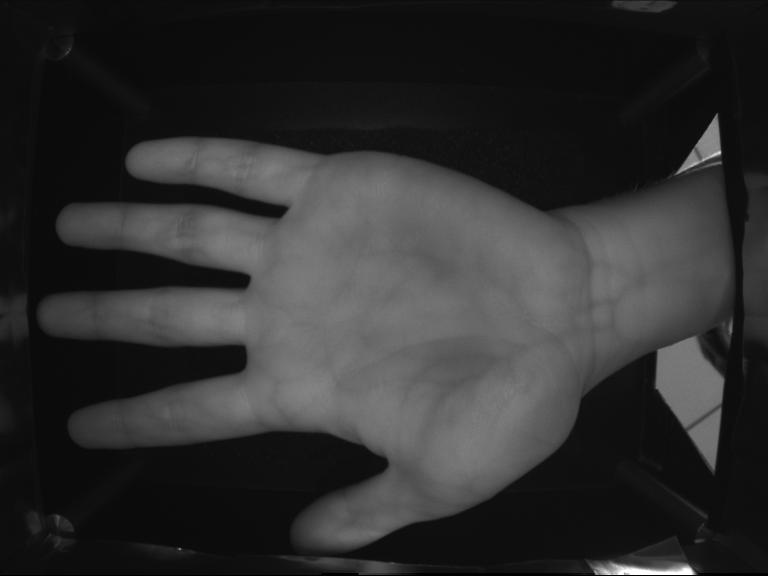
#> input picture resources/images/selected_image.jpg, 768 x 576 px
$ python -i dataprocessor.py   (imports and definitions only)
#> lines starting #> are read from the running program, lines starting #| are printed output that depends on the picture; after the words box and inside, x2 and y2 are one past the last pixel; in counts of white or black regions, pixels touching at a corner belong together
import cv2
import numpy as np

class HandGeometryProcessor:
    @staticmethod
    def extract_features(image_path):
        # Read and preprocess the image
        image = cv2.imread(image_path, cv2.IMREAD_GRAYSCALE)
#> image is the input picture: shape (576, 768); min 0, max 255, mean 47.1
        cropped_image = image[:, :image.shape[1] - 120]
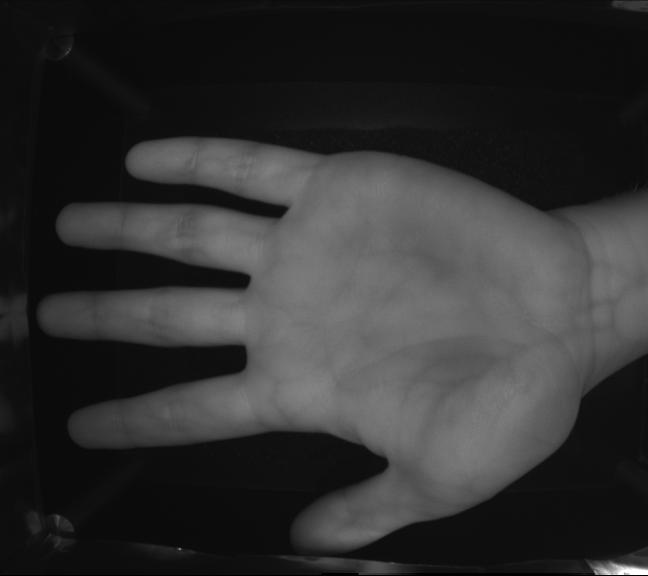
#> cropped_image: shape (576, 648); min 0, max 255, mean 48.5
        blurred = cv2.GaussianBlur(cropped_image, (5, 5), 0)
        _, thresholded = cv2.threshold(blurred, 50, 255, cv2.THRESH_BINARY)
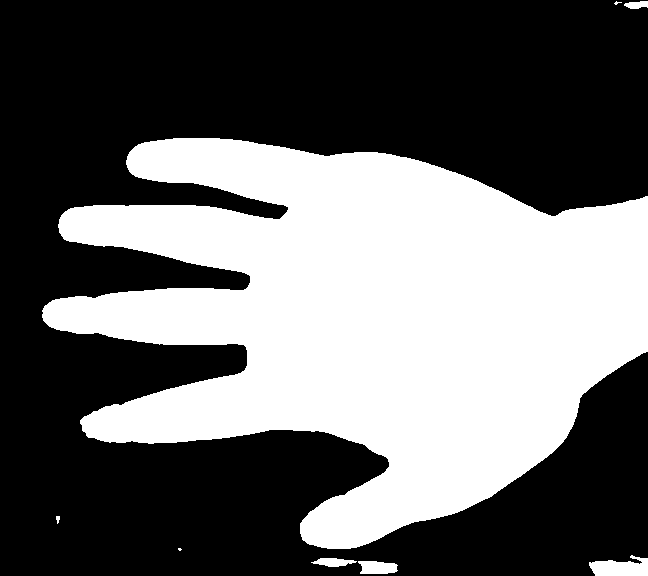
#> thresholded: shape (576, 648); 39.8% white; 8 white regions (2 under 20 px)
        contours, _ = cv2.findContours(thresholded, cv2.RETR_EXTERNAL, cv2.CHAIN_APPROX_SIMPLE)
#> contours = 8 contours, 3 with area under 20; largest, box (x1, y1, x2, y2) and area: (42, 138, 648, 549) 145492, (589, 555, 648, 576) 786, (358, 561, 398, 574) 381, (311, 558, 357, 567) 220, (624, 1, 648, 9) 116
        largest_contour = max(contours, key=cv2.contourArea)
#> largest_contour = contour of 1043 points, box (x1, y1, x2, y2) (42, 138, 648, 549), area 145492

        # Extract geometric features
        contour_area = cv2.contourArea(largest_contour)
#> contour_area = 145492.5
        contour_perimeter = cv2.arcLength(largest_contour, True)
#> contour_perimeter = 2992.1

        convex_hull = cv2.convexHull(largest_contour)
#> convex_hull = contour of 37 points, box (x1, y1, x2, y2) (42, 138, 648, 549), area 189614
        hull_area = cv2.contourArea(convex_hull)
#> hull_area = 189614.5
        solidity = contour_area / hull_area if hull_area != 0 else 0
#> solidity = 0.767

        x, y, w, h = cv2.boundingRect(largest_contour)
#> x = 42; y = 138; w = 606; h = 411
        aspect_ratio = w / h if h != 0 else 0
#> aspect_ratio = 1.47

        hull_indices = cv2.convexHull(largest_contour, returnPoints=False)
#> hull_indices = 37 values, max 1042 at index 0, min 0 at index 36, mean 513.5
        defects = cv2.convexityDefects(largest_contour, hull_indices) if hull_indices is not None else None
#> defects = 31 rows, first 6: [0, 4, 1, 222], [4, 6, 5, 217], [6, 8, 7, 210], [8, 12, 9, 162], [12, 14, 13, 142], [14, 140, 97, 38779]
        num_defects = len(defects) if defects is not None else 0
#> num_defects = 31
        avg_defect_depth = (
            sum([d[0][3] for d in defects]) / num_defects if defects is not None and num_defects > 0 else 0
        )
#> avg_defect_depth = 6053.8

        moments = cv2.moments(largest_contour)
#> moments = moments, m00 145492.5, centre m10/m00, m01/m00 = (372.8, 317.9)
        centroid_x = moments["m10"] / moments["m00"] if moments["m00"] != 0 else 0
#> centroid_x = 372.8
        centroid_y = moments["m01"] / moments["m00"] if moments["m00"] != 0 else 0
#> centroid_y = 317.9

        return np.array(
            [
                contour_area, contour_perimeter, hull_area, solidity, w, h, aspect_ratio,
                num_defects, avg_defect_depth, centroid_x, centroid_y
            ],
            dtype=np.float32,
        )

>>> result = HandGeometryProcessor().extract_features('../../resources/images/selected_image.jpg')
#> result = [145492.5, 2992.1, 189614.5, 0.767, 606, 411, 1.47, 31, 6053.8, 372.8, 317.9]

$ run again, on resources/images/defect_image.png
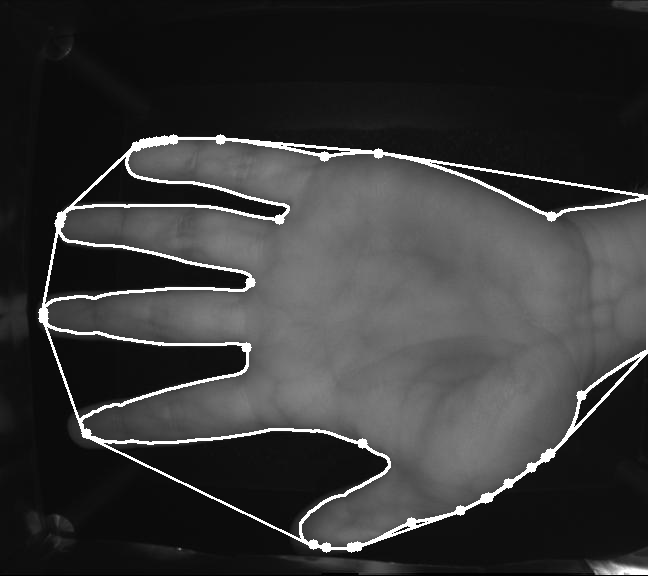
#> input picture resources/images/defect_image.png, 648 x 576 px
#> in extract_features, image is the input picture: shape (576, 648); min 0, max 255, mean 56
#> in extract_features, `blurred = cv2.GaussianBlur(cropped_image, (5, 5), 0)`:
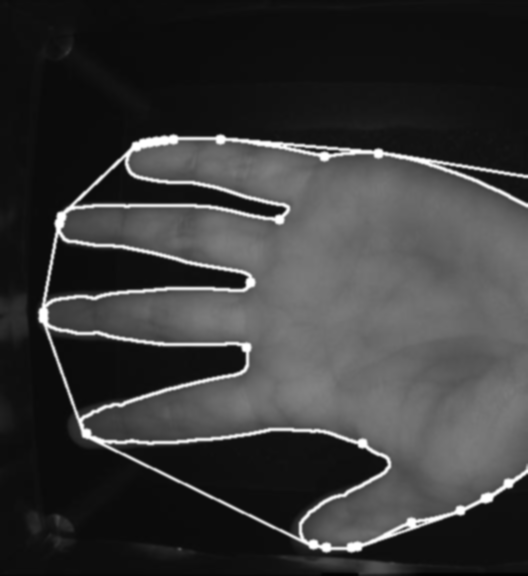
#> blurred: shape (576, 528); min 0, max 255, mean 57.1
#> in extract_features, `_, thresholded = cv2.threshold(blurred, 50, 255, cv2.THRESH_BINARY)`:
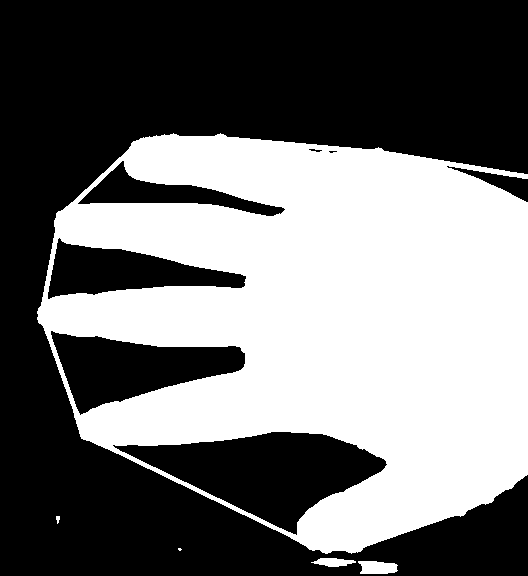
#> thresholded: shape (576, 528); 43.9% white; 5 white regions (1 under 20 px)
#> contours = 5 contours, 2 with area under 20; largest, box (x1, y1, x2, y2) and area: (37, 133, 528, 554) 164218, (358, 561, 398, 574) 381, (311, 558, 356, 567) 220
#> largest_contour = contour of 710 points, box (x1, y1, x2, y2) (37, 133, 528, 554), area 164218
#> contour_area = 164217.5
#> contour_perimeter = 1777.5
#> convex_hull = contour of 31 points, box (x1, y1, x2, y2) (37, 133, 528, 554), area 167826
#> hull_area = 167826.5
#> solidity = 0.978
#> x = 37; y = 133; w = 491; h = 421
#> aspect_ratio = 1.17
#> hull_indices = 31 values, max 699 at index 0, min 0 at index 30, mean 273.3
#> defects = 29 rows, first 6: [699, 0, 704, 768], [0, 5, 3, 396], [5, 10, 8, 381], [10, 15, 13, 362], [15, 19, 18, 295], [19, 21, 20, 162]
#> num_defects = 29
#> avg_defect_depth = 1185.6
#> moments = moments, m00 164217.5, centre m10/m00, m01/m00 = (298.4, 330.1)
#> centroid_x = 298.4
#> centroid_y = 330.1
#> result = [164217.5, 1777.5, 167826.5, 0.978, 491, 421, 1.17, 29, 1185.6, 298.4, 330.1]
